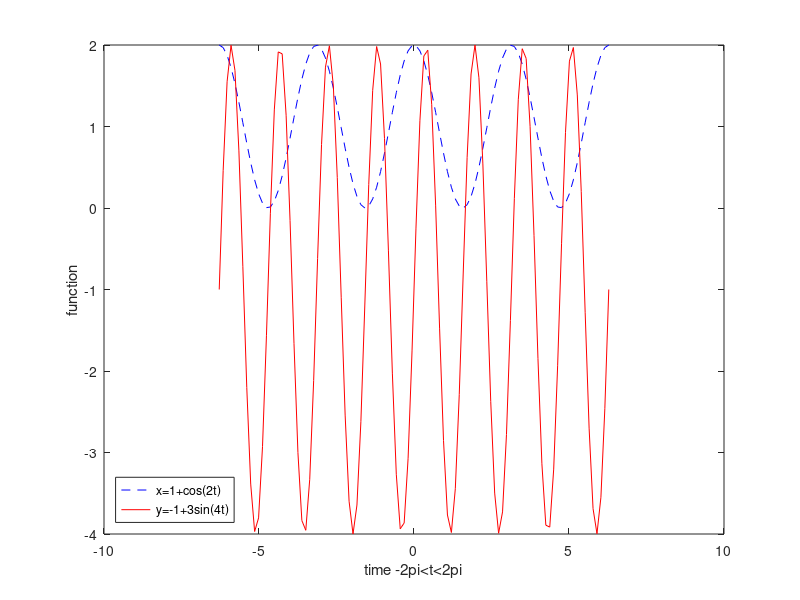

Recreate this plot in MATLAB.
%Ahmed Al-Ramadhani 
%ID: 11613158
%MATH300 
%HomeWork2 

%%Question5
t=linspace(-2*pi,2*pi,100);
x=1+cos(2*t);
y=-1+3*sin(4*t);
plot(t,x,'--b')
hold on
plot(t,y,'-r')
xlabel('time -2pi<t<2pi')
ylabel('function')
legend({'x=1+cos(2t)','y=-1+3sin(4t)'},'location','southwest')